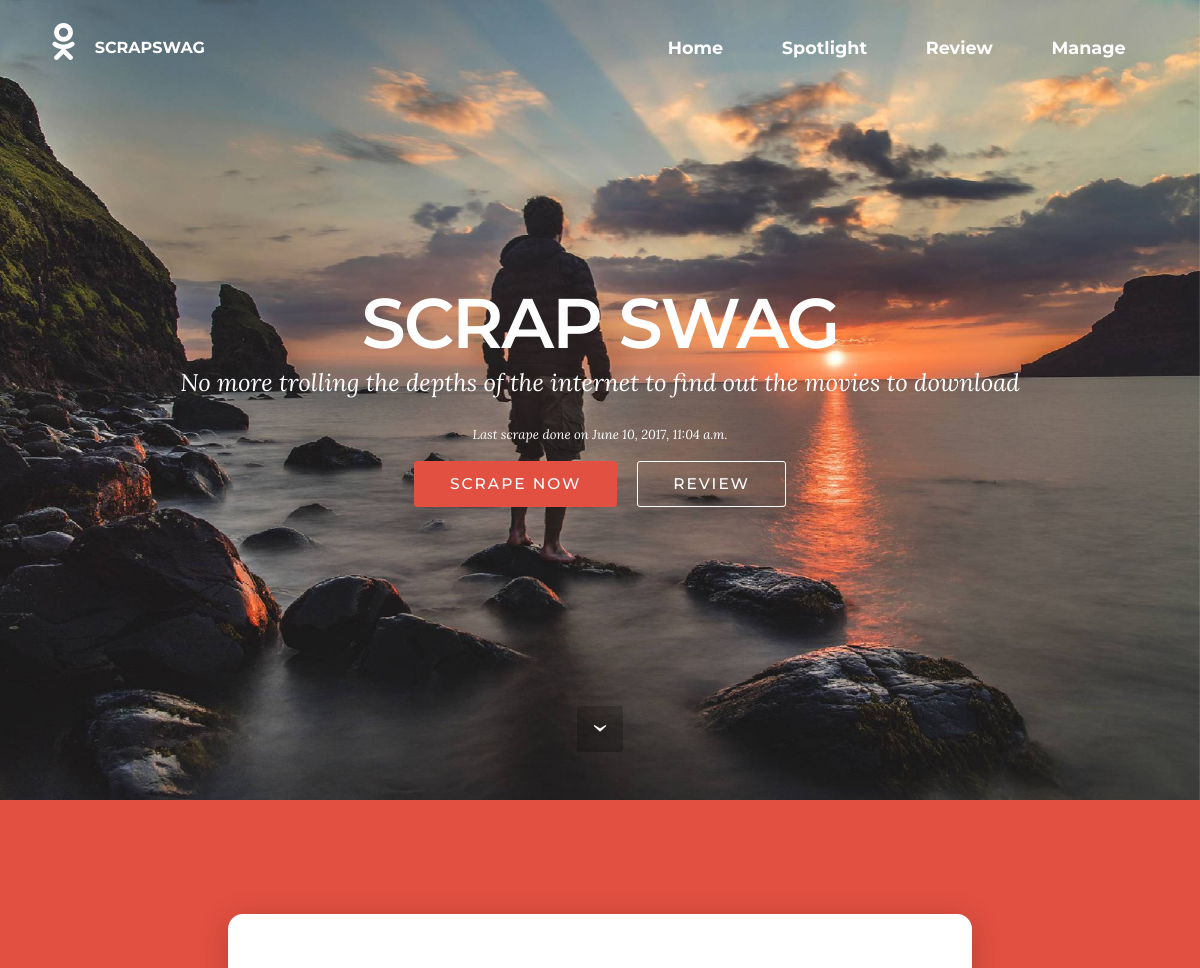
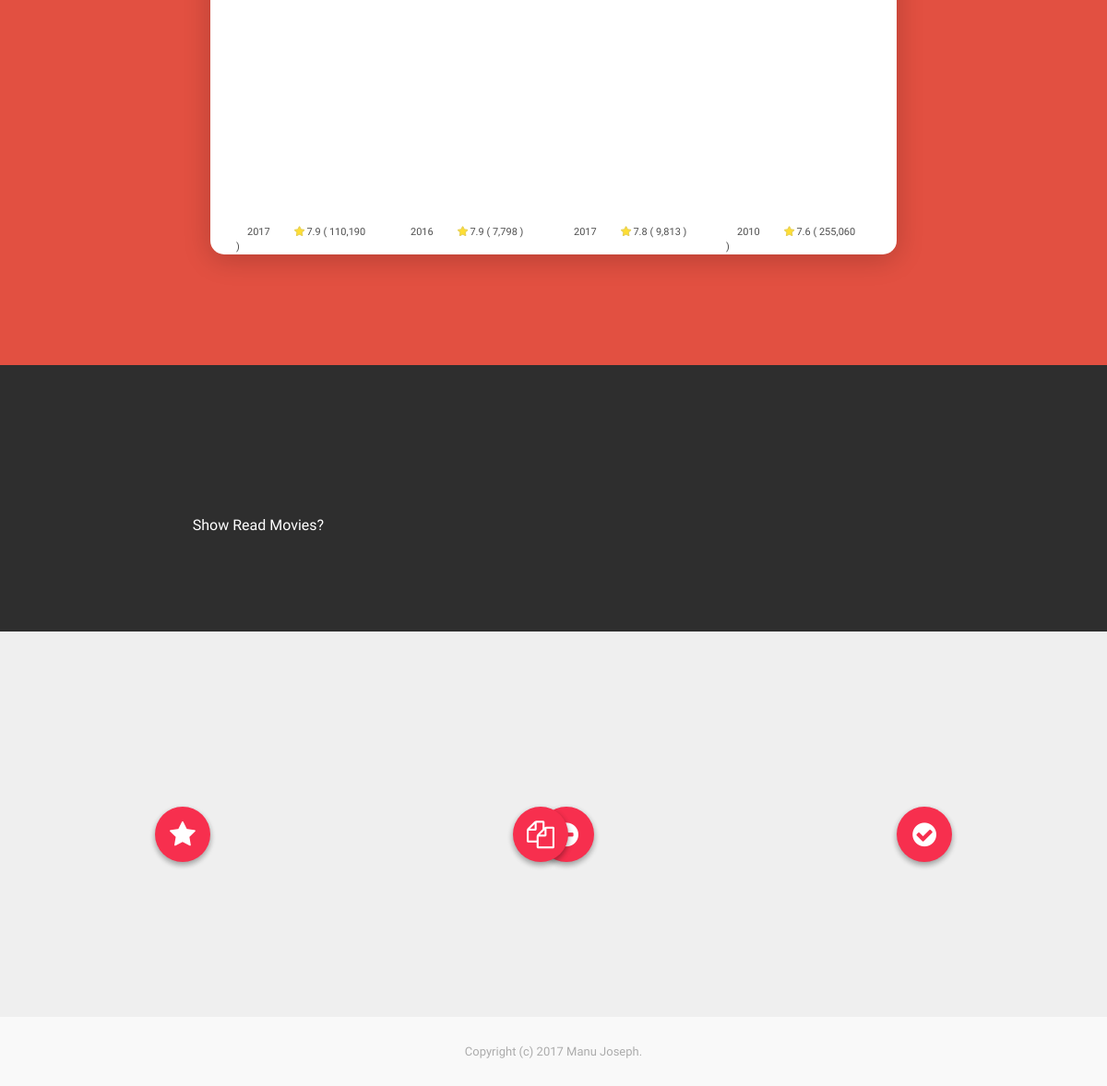
The page / on the database its author committed (2 pictures, top to bottom).
### movielistview/models.py (models this page shows, shortened)
class Movie(models.Model):
    name = models.CharField(max_length = 200,default="")
    year = models.IntegerField(default=0)
    genre = models.CharField(max_length = 200,default="")
    imdb_rating = models.FloatField(null=True, blank=True)
    imdb_votes = models.BigIntegerField(null=True, blank=True)
    rt_critics = models.CharField(max_length= 200, null=True, blank=True)
    plot = models.TextField(null=True, blank=True)
    starring = models.CharField(max_length = 500, null=True, blank=True)
    director = models.CharField(max_length = 100, null=True, blank=True)
    imdb_link = models.URLField(max_length = 500, null=True, blank=True)
    rt_link = models.URLField(max_length = 500, null=True, blank=True)
    post_link = models.URLField(max_length = 500, null=True, blank=True)
    release_name = models.CharField(max_length = 300,default="")
    release_type = models.CharField(max_length = 300,null=True, blank=True)
    release_date = models.CharField(max_length = 100, null=True, blank=True)
    thumbnail_link = models.URLField(max_length = 500)
    date_time = models.DateTimeField(null=True, blank=True)
    post_date = models.DateTimeField(default=timezone.now)
    movie_read_date = models.DateTimeField(null=True, blank=True) #to be changed
    trailer_link = models.URLField(max_length = 500, null=True, blank=True)
    tomatometer = models.CharField(max_length = 5,null=True, blank=True)
    rt_rating = models.FloatField(null=True, blank=True)
    movie_read = models.BooleanField(default = False)
    key = models.CharField(max_length = 5000, default="*", unique=True) #to be changed

### movielistview/views.py (the view)
# urls.py: url(r'^$', views.index, name='index'),
def index(request):
    movie_list_id = (Movie.objects.filter(post_date__lte =timezone.now()-datetime.timedelta(days=30),movie_read = False, imdb_votes__gte = 3000)
                                    .order_by('-imdb_rating','-rt_rating','-post_date')
                                        .values_list('id', flat=True))
    spot_light_movies = (Movie.objects.order_by('-imdb_rating','-rt_rating','-post_date').filter(id__in=list(movie_list_id[:4])))
    return render(request, 'movielistview/index.html', {"movie_count_unread":Movie.objects.filter(movie_read = False).count(),
                                                        "last_scrape_time" : timezone.make_naive(Movie.objects.latest('date_time').date_time),
                                                        "spotlight" : spot_light_movies
        })

### movielistview/templates/movielistview/index.html (shortened to what this page needs)
<!DOCTYPE html> {% load staticfiles %} {% load humanize %} {% load custom_filters %}
<html>
<head>
    <link href="https://maxcdn.bootstrapcdn.com/font-awesome/4.6.0/css/font-awesome.min.css" rel="stylesheet">
    <link rel="stylesheet" href="{% static 'assets/bootstrap-material-design-font/css/material.css' %}">
    <link rel="stylesheet" href="{% static 'assets/tether/tether.min.css' %}">
    <link rel="stylesheet" href="{% static 'assets/bootstrap/css/bootstrap.min.css' %}">
    <link rel="stylesheet" href="{% static 'assets/dropdown/css/style.css' %}">
    <link rel="stylesheet" href="{% static 'assets/animate.css/animate.min.css' %}">
    <link rel="stylesheet" href="{% static 'assets/socicon/css/styles.css' %}">
    <link rel="stylesheet" href="{% static 'assets/theme/css/style.css' %}">
    <link rel="stylesheet" href="{% static 'assets/theme/css/custom_style.css' %}">
    <link rel="stylesheet" href="{% static 'assets/theme/css/ripple.min.css' %}">
    <link rel="stylesheet" href="{% static 'assets/theme/css/expanding-form.css' %}">
    <link rel="stylesheet" href="{% static 'assets/theme/css/spotlight.css' %}">
    <link rel="stylesheet" href="{% static 'assets/mobirise/css/mbr.additional.css' %}" type="text/css">
</head>
<body>
    <section id="menu-0">
        <nav class="navbar navbar-dropdown bg-color transparent navbar-fixed-top">
            <div class="container">
                <div class="mbr-table">
                    <div class="mbr-table-cell">
                        <div class="navbar-brand">
                            <a href="#" class="socicon socicon-odnoklassniki mbr-iconfont mbr-iconfont-menu navbar-logo"></a>
                            <a class="navbar-caption" href="#">SCRAPSWAG</a>
                        </div>
                    </div>
                    <div class="mbr-table-cell">
                        <ul class="nav-dropdown collapse pull-xs-right nav navbar-nav navbar-toggleable-sm" id="exCollapsingNavbar">
                            <li class="nav-item"><a class="nav-link link" href="#">Home</a></li>
                            <li class="nav-item"><a class="nav-link link" href="#spotlight">Spotlight</a></li>
                            <li class="nav-item"><a class="nav-link link" href="#review">Review</a></li>
                            <li class="nav-item"><a class="nav-link link" href="#manage">Manage</a></li>
                        </ul>
                    </div>
                </div>
            </div>
        </nav>
    </section>
    <section class="mbr-section mbr-section-hero mbr-section-full mbr-parallax-background mbr-section-with-arrow" id="header" style="background-image: url(static/assets/images/mbr-2-2000x1333.jpg);">
        <div class="mbr-table-cell">
            <div class="container">
                <form action="/scrape_movies/" method="post" id="scrape_movies_form" data-form-title="SCRAPE MOVIES">
                    <div class="row">
                        <div class="mbr-section col-md-10 col-md-offset-1 text-xs-center">
                            <h1 class="mbr-section-title display-1">SCRAP SWAG</h1>
                            <p class="mbr-section-lead lead">No more trolling the depths of the internet to find out the movies to download</p>
                            <p class="mbr-section-lead lead" id="last_scrape_time" style="font-size:small !important; margin-bottom:1rem">Last scrape done on {{ last_scrape_time }}</p>
                            <div class="mbr-section-btn"><a class="btn btn-lg btn-primary" id="scrap_button" href="#">SCRAPE NOW</a> <a class="btn btn-lg btn-white btn-white-outline" href="#msg-box2-0">REVIEW</a></div>
                        </div>
                    </div>
                </form>
            </div>
        </div>
        <div class="mbr-arrow mbr-arrow-floating" aria-hidden="true"><a href="#spotlight"><i class="mbr-arrow-icon"></i></a></div>
    </section>
    <section class="mbr-cards mbr-section" id="spotlight" style="background-color: rgb(226, 80, 65);">
        <div class="app">
            <section class="movies">
                {% for movie in spotlight %}
                <div class="movie">
                    <div class="poster img-responsive" style="background-image:url('{{ movie.thumbnail_link }}');">
                    </div>
                    <div class="info">
                        <span class="year">{{ movie.year }}</span>
                        <span class="length"><i class="fa fa-star"></i> {{ movie.imdb_rating|floatformat:1 }} ({% if movie.imdb_votes == 0 %}
                                            N/A
                                            {% else %}
                                            {{ movie.imdb_votes|intcomma }}
                                            {% endif %})</span>
                    </div>
                </div>
                {% endfor %}
            </section>
        </div>
    </section>
    <section class="mbr-info mbr-section mbr-section-md-padding" id="review" style="background-color: rgb(46, 46, 46); padding-top: 90px; padding-bottom: 90px;">
        <div class="container">
            <div class="row">
                <form action="/filter_movies/" method="post" id="filter-movies-form">
                    <div class="mbr-table-md-up">
                        <div class="mbr-table-cell mbr-right-padding-md-up col-md-8 text-xs-center text-md-left">
                            <div class="row">
                                <div class="container-pill">
                                    <div class="box box-input" style="margin-top: .4em; background:transparent;">
                                    </div>
                                </div>
                            </div>
                            <div class="row row-eq-height">
                                <div class="col-md-3">
                                </div>
                                <div class="col-md-3" style="padding:.7em 0 0 0;">
                                    <span class="align-middle" style="color:white;"> Show Read Movies?</span>
                                </div>
                                <div class="col-md-3 pull-left" style="padding:0 0 0 0.5em;">
                                    <div class="tg-list">
                                        <div class="tg-list-item">
                                        </div>
                                    </div>
                                </div>
                                <div class="col-md-3">
                                </div>
                            </div>
                        </div>
                        <div class="mbr-table-cell col-md-4">
                            <div class="text-xs-center">
                                <div class="row">
                                </div>
                                <div class="row">
                                </div>
                            </div>
                        </div>
                    </div>
                </form>
            </div>
        </div>
    </section>
    <section class="mbr-cards mbr-section mbr-section-nopadding" id="manage" style="background-color: rgb(239, 239, 239);">
        <div class="mbr-cards-row row">
            <div class="icon-expanding fa fa-star form-container relevant-icon ripple exclude-mbr-animation" id="left">
            </div>
            <div class="icon-expanding fa fa-minus-circle form-container relevant-icon form-container-expandable exclude-mbr-animation" id="middle1">
            </div>
            <div class="icon-expanding fa fa-files-o form-container relevant-icon form-container-expandable exclude-mbr-animation" id="middle2">
            </div>
            <div class="icon-expanding fa fa-check-circle form-container relevant-icon form-container-expandable exclude-mbr-animation" id="right">
            </div>
            <div class="mbr-cards-col col-xs-12 col-lg-3" style="padding-top: 80px; padding-bottom: 80px;">
                <div class="container">
                    <div class="card cart-block">
                        <div class="card-block">
                        </div>
                    </div>
                </div>
            </div>
            <div class="mbr-cards-col col-xs-12 col-lg-3" style="padding-top: 80px; padding-bottom: 80px;">
                <div class="container">
                    <div class="card cart-block">
                        <div class="card-block">
                        </div>
                    </div>
                </div>
            </div>
            <div class="mbr-cards-col col-xs-12 col-lg-3" style="padding-top: 80px; padding-bottom: 80px;">
                <div class="container">
                    <div class="card cart-block">
                        <div class="card-block">
                        </div>
                    </div>
                </div>
            </div>
            <div class="mbr-cards-col col-xs-12 col-lg-3" style="padding-top: 80px; padding-bottom: 80px;">
                <div class="container">
                    <div class="card cart-block">
                        <div class="card-block">
                        </div>
                    </div>
                </div>
            </div>
        </div>
    </section>
    <footer class="mbr-small-footer mbr-section mbr-section-nopadding" id="footer1-2" style="background-color: rgb(249, 249, 249); padding-top: 1.75rem; padding-bottom: 1.75rem;">
        <div class="container">
            <p class="text-xs-center">Copyright (c) 2017 Manu Joseph.</p>
        </div>
    </footer>
</body>
</html>

### rows shown on the page
Movie: year "2017", imdb_rating "7.9", imdb_votes "110,190"
Movie: year "2016", imdb_rating "7.9", imdb_votes "7,798"
Movie: year "2017", imdb_rating "7.8", imdb_votes "9,813"
Movie: year "2010", imdb_rating "7.6", imdb_votes "255,060"

### other values the page prints
{{ last_scrape_time }} "June 10, 2017, 11:04 a.m."
